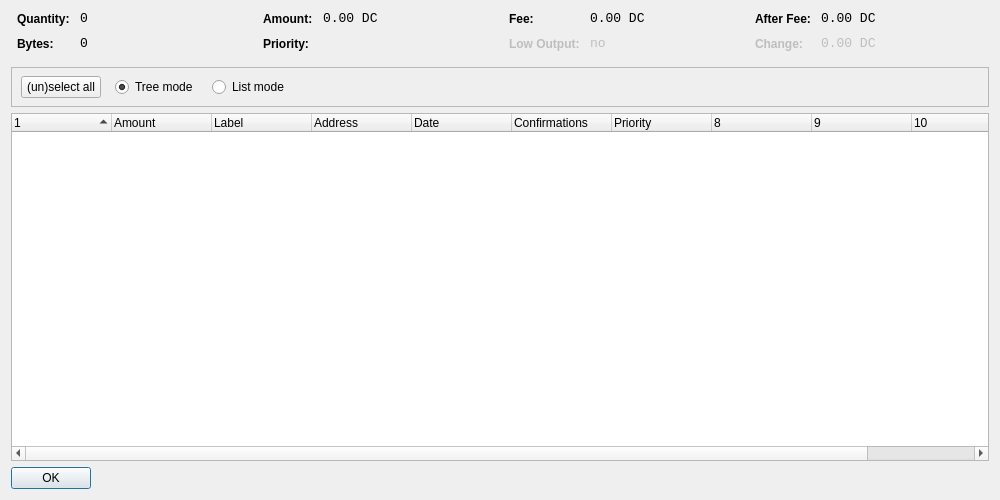
<?xml version="1.0" encoding="UTF-8"?>
<ui version="4.0">
 <class>CoinControlDialog</class>
 <widget class="QDialog" name="CoinControlDialog">
  <property name="geometry">
   <rect>
    <x>0</x>
    <y>0</y>
    <width>1000</width>
    <height>500</height>
   </rect>
  </property>
  <property name="windowTitle">
   <string>Coin Control</string>
  </property>
  <layout class="QVBoxLayout" name="verticalLayout">
   <item>
    <layout class="QHBoxLayout" name="horizontalLayoutTop" stretch="0,0,0,0">
     <property name="topMargin">
      <number>0</number>
     </property>
     <property name="bottomMargin">
      <number>10</number>
     </property>
     <item>
      <layout class="QFormLayout" name="formLayoutCoinControl1">
       <property name="horizontalSpacing">
        <number>10</number>
       </property>
       <property name="verticalSpacing">
        <number>10</number>
       </property>
       <property name="leftMargin">
        <number>6</number>
       </property>
       <property name="rightMargin">
        <number>6</number>
       </property>
       <item row="0" column="0">
        <widget class="QLabel" name="labelCoinControlQuantityText">
         <property name="styleSheet">
          <string notr="true">font-weight:bold;</string>
         </property>
         <property name="text">
          <string>Quantity:</string>
         </property>
        </widget>
       </item>
       <item row="0" column="1">
        <widget class="QLabel" name="labelCoinControlQuantity">
         <property name="font">
          <font>
           <family>Monospace</family>
           <pointsize>10</pointsize>
          </font>
         </property>
         <property name="cursor">
          <cursorShape>IBeamCursor</cursorShape>
         </property>
         <property name="contextMenuPolicy">
          <enum>Qt::ActionsContextMenu</enum>
         </property>
         <property name="text">
          <string>0</string>
         </property>
         <property name="textInteractionFlags">
          <set>Qt::LinksAccessibleByMouse|Qt::TextSelectableByKeyboard|Qt::TextSelectableByMouse</set>
         </property>
        </widget>
       </item>
       <item row="1" column="0">
        <widget class="QLabel" name="labelCoinControlBytesText">
         <property name="styleSheet">
          <string notr="true">font-weight:bold;</string>
         </property>
         <property name="text">
          <string>Bytes:</string>
         </property>
        </widget>
       </item>
       <item row="1" column="1">
        <widget class="QLabel" name="labelCoinControlBytes">
         <property name="font">
          <font>
           <family>Monospace</family>
           <pointsize>10</pointsize>
          </font>
         </property>
         <property name="cursor">
          <cursorShape>IBeamCursor</cursorShape>
         </property>
         <property name="contextMenuPolicy">
          <enum>Qt::ActionsContextMenu</enum>
         </property>
         <property name="text">
          <string>0</string>
         </property>
         <property name="textInteractionFlags">
          <set>Qt::LinksAccessibleByMouse|Qt::TextSelectableByKeyboard|Qt::TextSelectableByMouse</set>
         </property>
        </widget>
       </item>
      </layout>
     </item>
     <item>
      <layout class="QFormLayout" name="formLayoutCoinControl2">
       <property name="horizontalSpacing">
        <number>10</number>
       </property>
       <property name="verticalSpacing">
        <number>10</number>
       </property>
       <property name="leftMargin">
        <number>6</number>
       </property>
       <property name="rightMargin">
        <number>6</number>
       </property>
       <item row="0" column="0">
        <widget class="QLabel" name="labelCoinControlAmountText">
         <property name="styleSheet">
          <string notr="true">font-weight:bold;</string>
         </property>
         <property name="text">
          <string>Amount:</string>
         </property>
        </widget>
       </item>
       <item row="0" column="1">
        <widget class="QLabel" name="labelCoinControlAmount">
         <property name="font">
          <font>
           <family>Monospace</family>
           <pointsize>10</pointsize>
          </font>
         </property>
         <property name="cursor">
          <cursorShape>IBeamCursor</cursorShape>
         </property>
         <property name="contextMenuPolicy">
          <enum>Qt::ActionsContextMenu</enum>
         </property>
         <property name="text">
          <string>0.00 DC</string>
         </property>
         <property name="textInteractionFlags">
          <set>Qt::LinksAccessibleByMouse|Qt::TextSelectableByKeyboard|Qt::TextSelectableByMouse</set>
         </property>
        </widget>
       </item>
       <item row="1" column="0">
        <widget class="QLabel" name="labelCoinControlPriorityText">
         <property name="styleSheet">
          <string notr="true">font-weight:bold;</string>
         </property>
         <property name="text">
          <string>Priority:</string>
         </property>
        </widget>
       </item>
       <item row="1" column="1">
        <widget class="QLabel" name="labelCoinControlPriority">
         <property name="font">
          <font>
           <family>Monospace</family>
           <pointsize>10</pointsize>
          </font>
         </property>
         <property name="cursor">
          <cursorShape>IBeamCursor</cursorShape>
         </property>
         <property name="contextMenuPolicy">
          <enum>Qt::ActionsContextMenu</enum>
         </property>
         <property name="text">
          <string/>
         </property>
         <property name="textInteractionFlags">
          <set>Qt::LinksAccessibleByMouse|Qt::TextSelectableByKeyboard|Qt::TextSelectableByMouse</set>
         </property>
        </widget>
       </item>
      </layout>
     </item>
     <item>
      <layout class="QFormLayout" name="formLayoutCoinControl3">
       <property name="horizontalSpacing">
        <number>10</number>
       </property>
       <property name="verticalSpacing">
        <number>10</number>
       </property>
       <property name="leftMargin">
        <number>6</number>
       </property>
       <property name="rightMargin">
        <number>6</number>
       </property>
       <item row="0" column="0">
        <widget class="QLabel" name="labelCoinControlFeeText">
         <property name="styleSheet">
          <string notr="true">font-weight:bold;</string>
         </property>
         <property name="text">
          <string>Fee:</string>
         </property>
        </widget>
       </item>
       <item row="0" column="1">
        <widget class="QLabel" name="labelCoinControlFee">
         <property name="font">
          <font>
           <family>Monospace</family>
           <pointsize>10</pointsize>
          </font>
         </property>
         <property name="cursor">
          <cursorShape>IBeamCursor</cursorShape>
         </property>
         <property name="contextMenuPolicy">
          <enum>Qt::ActionsContextMenu</enum>
         </property>
         <property name="text">
          <string>0.00 DC</string>
         </property>
         <property name="textInteractionFlags">
          <set>Qt::LinksAccessibleByMouse|Qt::TextSelectableByKeyboard|Qt::TextSelectableByMouse</set>
         </property>
        </widget>
       </item>
       <item row="1" column="0">
        <widget class="QLabel" name="labelCoinControlLowOutputText">
         <property name="enabled">
          <bool>false</bool>
         </property>
         <property name="styleSheet">
          <string notr="true">font-weight:bold;</string>
         </property>
         <property name="text">
          <string>Low Output:</string>
         </property>
        </widget>
       </item>
       <item row="1" column="1">
        <widget class="QLabel" name="labelCoinControlLowOutput">
         <property name="enabled">
          <bool>false</bool>
         </property>
         <property name="font">
          <font>
           <family>Monospace</family>
           <pointsize>10</pointsize>
          </font>
         </property>
         <property name="cursor">
          <cursorShape>IBeamCursor</cursorShape>
         </property>
         <property name="contextMenuPolicy">
          <enum>Qt::ActionsContextMenu</enum>
         </property>
         <property name="text">
          <string>no</string>
         </property>
         <property name="textInteractionFlags">
          <set>Qt::LinksAccessibleByMouse|Qt::TextSelectableByKeyboard|Qt::TextSelectableByMouse</set>
         </property>
        </widget>
       </item>
      </layout>
     </item>
     <item>
      <layout class="QFormLayout" name="formLayoutCoinControl4">
       <property name="horizontalSpacing">
        <number>10</number>
       </property>
       <property name="verticalSpacing">
        <number>10</number>
       </property>
       <property name="leftMargin">
        <number>6</number>
       </property>
       <property name="rightMargin">
        <number>6</number>
       </property>
       <item row="0" column="0">
        <widget class="QLabel" name="labelCoinControlAfterFeeText">
         <property name="styleSheet">
          <string notr="true">font-weight:bold;</string>
         </property>
         <property name="text">
          <string>After Fee:</string>
         </property>
        </widget>
       </item>
       <item row="0" column="1">
        <widget class="QLabel" name="labelCoinControlAfterFee">
         <property name="font">
          <font>
           <family>Monospace</family>
           <pointsize>10</pointsize>
          </font>
         </property>
         <property name="cursor">
          <cursorShape>IBeamCursor</cursorShape>
         </property>
         <property name="contextMenuPolicy">
          <enum>Qt::ActionsContextMenu</enum>
         </property>
         <property name="text">
          <string>0.00 DC</string>
         </property>
         <property name="textInteractionFlags">
          <set>Qt::LinksAccessibleByMouse|Qt::TextSelectableByKeyboard|Qt::TextSelectableByMouse</set>
         </property>
        </widget>
       </item>
       <item row="1" column="0">
        <widget class="QLabel" name="labelCoinControlChangeText">
         <property name="enabled">
          <bool>false</bool>
         </property>
         <property name="styleSheet">
          <string notr="true">font-weight:bold;</string>
         </property>
         <property name="text">
          <string>Change:</string>
         </property>
        </widget>
       </item>
       <item row="1" column="1">
        <widget class="QLabel" name="labelCoinControlChange">
         <property name="enabled">
          <bool>false</bool>
         </property>
         <property name="font">
          <font>
           <family>Monospace</family>
           <pointsize>10</pointsize>
          </font>
         </property>
         <property name="cursor">
          <cursorShape>IBeamCursor</cursorShape>
         </property>
         <property name="contextMenuPolicy">
          <enum>Qt::ActionsContextMenu</enum>
         </property>
         <property name="text">
          <string>0.00 DC</string>
         </property>
         <property name="textInteractionFlags">
          <set>Qt::LinksAccessibleByMouse|Qt::TextSelectableByKeyboard|Qt::TextSelectableByMouse</set>
         </property>
        </widget>
       </item>
      </layout>
     </item>
    </layout>
   </item>
   <item>
    <widget class="QFrame" name="frame">
     <property name="minimumSize">
      <size>
       <width>0</width>
       <height>40</height>
      </size>
     </property>
     <property name="frameShape">
      <enum>QFrame::StyledPanel</enum>
     </property>
     <property name="frameShadow">
      <enum>QFrame::Sunken</enum>
     </property>
     <widget class="QWidget" name="horizontalLayoutWidget">
      <property name="geometry">
       <rect>
        <x>10</x>
        <y>0</y>
        <width>781</width>
        <height>41</height>
       </rect>
      </property>
      <layout class="QHBoxLayout" name="horizontalLayoutPanel" stretch="0,0,0,0,0">
       <property name="spacing">
        <number>14</number>
       </property>
       <item>
        <widget class="QPushButton" name="pushButtonSelectAll">
         <property name="sizePolicy">
          <sizepolicy hsizetype="Maximum" vsizetype="Fixed">
           <horstretch>0</horstretch>
           <verstretch>0</verstretch>
          </sizepolicy>
         </property>
         <property name="text">
          <string>(un)select all</string>
         </property>
        </widget>
       </item>
       <item>
        <widget class="QRadioButton" name="radioTreeMode">
         <property name="sizePolicy">
          <sizepolicy hsizetype="Maximum" vsizetype="Fixed">
           <horstretch>0</horstretch>
           <verstretch>0</verstretch>
          </sizepolicy>
         </property>
         <property name="text">
          <string>Tree mode</string>
         </property>
         <property name="checked">
          <bool>true</bool>
         </property>
        </widget>
       </item>
       <item>
        <widget class="QRadioButton" name="radioListMode">
         <property name="sizePolicy">
          <sizepolicy hsizetype="Maximum" vsizetype="Fixed">
           <horstretch>0</horstretch>
           <verstretch>0</verstretch>
          </sizepolicy>
         </property>
         <property name="text">
          <string>List mode</string>
         </property>
        </widget>
       </item>
       <item>
        <spacer name="horizontalSpacer">
         <property name="orientation">
          <enum>Qt::Horizontal</enum>
         </property>
         <property name="sizeHint" stdset="0">
          <size>
           <width>40</width>
           <height>20</height>
          </size>
         </property>
        </spacer>
       </item>
      </layout>
     </widget>
    </widget>
   </item>
   <item>
    <widget class="CoinControlTreeWidget" name="treeWidget">
     <property name="contextMenuPolicy">
      <enum>Qt::CustomContextMenu</enum>
     </property>
     <property name="sortingEnabled">
      <bool>false</bool>
     </property>
     <property name="columnCount">
      <number>11</number>
     </property>
     <attribute name="headerShowSortIndicator" stdset="0">
      <bool>true</bool>
     </attribute>
     <attribute name="headerStretchLastSection">
      <bool>false</bool>
     </attribute>
     <column>
      <property name="text">
       <string/>
      </property>
     </column>
     <column>
      <property name="text">
       <string>Amount</string>
      </property>
     </column>
     <column>
      <property name="text">
       <string>Label</string>
      </property>
     </column>
     <column>
      <property name="text">
       <string>Address</string>
      </property>
     </column>
     <column>
      <property name="text">
       <string>Date</string>
      </property>
     </column>
     <column>
      <property name="text">
       <string>Confirmations</string>
      </property>
      <property name="toolTip">
       <string>Confirmed</string>
      </property>
     </column>
     <column>
      <property name="text">
       <string>Priority</string>
      </property>
     </column>
     <column>
      <property name="text">
       <string/>
      </property>
     </column>
     <column>
      <property name="text">
       <string/>
      </property>
     </column>
     <column>
      <property name="text">
       <string/>
      </property>
     </column>
     <column>
      <property name="text">
       <string/>
      </property>
     </column>
    </widget>
   </item>
   <item>
    <widget class="QDialogButtonBox" name="buttonBox">
     <property name="sizePolicy">
      <sizepolicy hsizetype="Maximum" vsizetype="Fixed">
       <horstretch>0</horstretch>
       <verstretch>0</verstretch>
      </sizepolicy>
     </property>
     <property name="orientation">
      <enum>Qt::Horizontal</enum>
     </property>
     <property name="standardButtons">
      <set>QDialogButtonBox::Ok</set>
     </property>
    </widget>
   </item>
  </layout>
 </widget>
 <customwidgets>
  <customwidget>
   <class>CoinControlTreeWidget</class>
   <extends>QTreeWidget</extends>
   <header>coincontroltreewidget.h</header>
  </customwidget>
 </customwidgets>
 <resources/>
 <connections/>
</ui>
